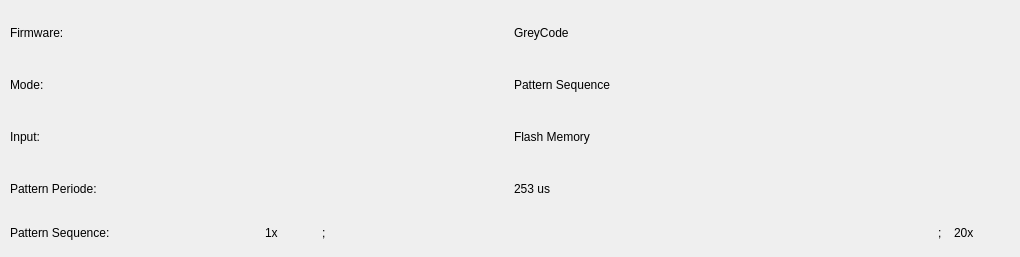
              <widget class="QWidget" name="tab_replicate">
               <attribute name="title">
                <string>Replecate Paper</string>
               </attribute>
               <widget class="QWidget" name="verticalLayoutWidget">
                <property name="geometry">
                 <rect>
                  <x>10</x>
                  <y>10</y>
                  <width>1001</width>
                  <height>238</height>
                 </rect>
                </property>
                <layout class="QVBoxLayout" name="verticalLayout_65">
                 <item>
                  <layout class="QHBoxLayout" name="horizontalLayout_72">
                   <item>
                    <widget class="QLabel" name="label_32">
                     <property name="text">
                      <string>Firmware: </string>
                     </property>
                    </widget>
                   </item>
                   <item>
                    <widget class="QLabel" name="label_4">
                     <property name="text">
                      <string>GreyCode</string>
                     </property>
                    </widget>
                   </item>
                  </layout>
                 </item>
                 <item>
                  <layout class="QHBoxLayout" name="horizontalLayout_73">
                   <item>
                    <widget class="QLabel" name="label_33">
                     <property name="text">
                      <string>Mode: </string>
                     </property>
                    </widget>
                   </item>
                   <item>
                    <widget class="QLabel" name="label_34">
                     <property name="text">
                      <string>Pattern Sequence</string>
                     </property>
                    </widget>
                   </item>
                  </layout>
                 </item>
                 <item>
                  <layout class="QHBoxLayout" name="horizontalLayout_74">
                   <item>
                    <widget class="QLabel" name="label_35">
                     <property name="text">
                      <string>Input: </string>
                     </property>
                    </widget>
                   </item>
                   <item>
                    <widget class="QLabel" name="label_36">
                     <property name="text">
                      <string>Flash Memory</string>
                     </property>
                    </widget>
                   </item>
                  </layout>
                 </item>
                 <item>
                  <layout class="QHBoxLayout" name="horizontalLayout_75">
                   <item>
                    <widget class="QLabel" name="label_37">
                     <property name="text">
                      <string>Pattern Periode: </string>
                     </property>
                    </widget>
                   </item>
                   <item>
                    <widget class="QLabel" name="label_38">
                     <property name="text">
                      <string>253 us</string>
                     </property>
                    </widget>
                   </item>
                  </layout>
                 </item>
                 <item>
                  <layout class="QHBoxLayout" name="horizontalLayout_71">
                   <item>
                    <widget class="QLabel" name="label_5">
                     <property name="sizePolicy">
                      <sizepolicy hsizetype="Minimum" vsizetype="Minimum">
                       <horstretch>0</horstretch>
                       <verstretch>0</verstretch>
                      </sizepolicy>
                     </property>
                     <property name="text">
                      <string>Pattern Sequence: </string>
                     </property>
                    </widget>
                   </item>
                   <item>
                    <widget class="QLabel" name="label_6">
                     <property name="sizePolicy">
                      <sizepolicy hsizetype="Minimum" vsizetype="Minimum">
                       <horstretch>0</horstretch>
                       <verstretch>0</verstretch>
                      </sizepolicy>
                     </property>
                     <property name="maximumSize">
                      <size>
                       <width>21</width>
                       <height>16777215</height>
                      </size>
                     </property>
                     <property name="text">
                      <string>1x</string>
                     </property>
                    </widget>
                   </item>
                   <item>
                    <widget class="QLabel" name="label_2">
                     <property name="enabled">
                      <bool>true</bool>
                     </property>
                     <property name="minimumSize">
                      <size>
                       <width>24</width>
                       <height>30</height>
                      </size>
                     </property>
                     <property name="maximumSize">
                      <size>
                       <width>24</width>
                       <height>30</height>
                      </size>
                     </property>
                     <property name="text">
                      <string notr="true"/>
                     </property>
                     <property name="pixmap">
                      <pixmap>images/BW/00_G0.bmp</pixmap>
                     </property>
                     <property name="scaledContents">
                      <bool>true</bool>
                     </property>
                    </widget>
                   </item>
                   <item>
                    <widget class="QLabel" name="label_8">
                     <property name="sizePolicy">
                      <sizepolicy hsizetype="Minimum" vsizetype="Minimum">
                       <horstretch>0</horstretch>
                       <verstretch>0</verstretch>
                      </sizepolicy>
                     </property>
                     <property name="maximumSize">
                      <size>
                       <width>10</width>
                       <height>16777215</height>
                      </size>
                     </property>
                     <property name="text">
                      <string>;</string>
                     </property>
                    </widget>
                   </item>
                   <item>
                    <widget class="QLabel" name="label_10">
                     <property name="enabled">
                      <bool>true</bool>
                     </property>
                     <property name="minimumSize">
                      <size>
                       <width>24</width>
                       <height>30</height>
                      </size>
                     </property>
                     <property name="maximumSize">
                      <size>
                       <width>24</width>
                       <height>30</height>
                      </size>
                     </property>
                     <property name="text">
                      <string notr="true"/>
                     </property>
                     <property name="pixmap">
                      <pixmap>images/BW/05_G5.bmp</pixmap>
                     </property>
                     <property name="scaledContents">
                      <bool>true</bool>
                     </property>
                    </widget>
                   </item>
                   <item>
                    <widget class="QLabel" name="label_11">
                     <property name="enabled">
                      <bool>true</bool>
                     </property>
                     <property name="minimumSize">
                      <size>
                       <width>24</width>
                       <height>30</height>
                      </size>
                     </property>
                     <property name="maximumSize">
                      <size>
                       <width>24</width>
                       <height>30</height>
                      </size>
                     </property>
                     <property name="text">
                      <string notr="true"/>
                     </property>
                     <property name="pixmap">
                      <pixmap>images/BW/05_G5.bmp</pixmap>
                     </property>
                     <property name="scaledContents">
                      <bool>true</bool>
                     </property>
                    </widget>
                   </item>
                   <item>
                    <widget class="QLabel" name="label_12">
                     <property name="enabled">
                      <bool>true</bool>
                     </property>
                     <property name="minimumSize">
                      <size>
                       <width>24</width>
                       <height>30</height>
                      </size>
                     </property>
                     <property name="maximumSize">
                      <size>
                       <width>24</width>
                       <height>30</height>
                      </size>
                     </property>
                     <property name="text">
                      <string notr="true"/>
                     </property>
                     <property name="pixmap">
                      <pixmap>images/BW/05_G5.bmp</pixmap>
                     </property>
                     <property name="scaledContents">
                      <bool>true</bool>
                     </property>
                    </widget>
                   </item>
                   <item>
                    <widget class="QLabel" name="label_13">
                     <property name="enabled">
                      <bool>true</bool>
                     </property>
                     <property name="minimumSize">
                      <size>
                       <width>24</width>
                       <height>30</height>
                      </size>
                     </property>
                     <property name="maximumSize">
                      <size>
                       <width>24</width>
                       <height>30</height>
                      </size>
                     </property>
                     <property name="text">
                      <string notr="true"/>
                     </property>
                     <property name="pixmap">
                      <pixmap>images/BW/05_G5.bmp</pixmap>
                     </property>
                     <property name="scaledContents">
                      <bool>true</bool>
                     </property>
                    </widget>
                   </item>
                   <item>
                    <widget class="QLabel" name="label_16">
                     <property name="enabled">
                      <bool>true</bool>
                     </property>
                     <property name="minimumSize">
                      <size>
                       <width>24</width>
                       <height>30</height>
                      </size>
                     </property>
                     <property name="maximumSize">
                      <size>
                       <width>24</width>
                       <height>30</height>
                      </size>
                     </property>
                     <property name="text">
                      <string notr="true"/>
                     </property>
                     <property name="pixmap">
                      <pixmap>images/BW/05_G5.bmp</pixmap>
                     </property>
                     <property name="scaledContents">
                      <bool>true</bool>
                     </property>
                    </widget>
                   </item>
                   <item>
                    <widget class="QLabel" name="label_15">
                     <property name="enabled">
                      <bool>true</bool>
                     </property>
                     <property name="minimumSize">
                      <size>
                       <width>24</width>
                       <height>30</height>
                      </size>
                     </property>
                     <property name="maximumSize">
                      <size>
                       <width>24</width>
                       <height>30</height>
                      </size>
                     </property>
                     <property name="text">
                      <string notr="true"/>
                     </property>
                     <property name="pixmap">
                      <pixmap>images/BW/05_G5.bmp</pixmap>
                     </property>
                     <property name="scaledContents">
                      <bool>true</bool>
                     </property>
                    </widget>
                   </item>
                   <item>
                    <widget class="QLabel" name="label_14">
                     <property name="enabled">
                      <bool>true</bool>
                     </property>
                     <property name="minimumSize">
                      <size>
                       <width>24</width>
                       <height>30</height>
                      </size>
                     </property>
                     <property name="maximumSize">
                      <size>
                       <width>24</width>
                       <height>30</height>
                      </size>
                     </property>
                     <property name="text">
                      <string notr="true"/>
                     </property>
                     <property name="pixmap">
                      <pixmap>images/BW/05_G5.bmp</pixmap>
                     </property>
                     <property name="scaledContents">
                      <bool>true</bool>
                     </property>
                    </widget>
                   </item>
                   <item>
                    <widget class="QLabel" name="label_17">
                     <property name="enabled">
                      <bool>true</bool>
                     </property>
                     <property name="minimumSize">
                      <size>
                       <width>24</width>
                       <height>30</height>
                      </size>
                     </property>
                     <property name="maximumSize">
                      <size>
                       <width>24</width>
                       <height>30</height>
                      </size>
                     </property>
                     <property name="text">
                      <string notr="true"/>
                     </property>
                     <property name="pixmap">
                      <pixmap>images/BW/05_G5.bmp</pixmap>
                     </property>
                     <property name="scaledContents">
                      <bool>true</bool>
                     </property>
                    </widget>
                   </item>
                   <item>
                    <widget class="QLabel" name="label_22">
                     <property name="enabled">
                      <bool>true</bool>
                     </property>
                     <property name="minimumSize">
                      <size>
                       <width>24</width>
                       <height>30</height>
                      </size>
                     </property>
                     <property name="maximumSize">
                      <size>
                       <width>24</width>
                       <height>30</height>
                      </size>
                     </property>
                     <property name="text">
                      <string notr="true"/>
                     </property>
                     <property name="pixmap">
                      <pixmap>images/BW/05_G5.bmp</pixmap>
                     </property>
                     <property name="scaledContents">
                      <bool>true</bool>
                     </property>
                    </widget>
                   </item>
                   <item>
                    <widget class="QLabel" name="label_28">
                     <property name="enabled">
                      <bool>true</bool>
                     </property>
                     <property name="minimumSize">
                      <size>
                       <width>24</width>
                       <height>30</height>
                      </size>
                     </property>
                     <property name="maximumSize">
                      <size>
                       <width>24</width>
                       <height>30</height>
                      </size>
                     </property>
                     <property name="text">
                      <string notr="true"/>
                     </property>
                     <property name="pixmap">
                      <pixmap>images/BW/05_G5.bmp</pixmap>
                     </property>
                     <property name="scaledContents">
                      <bool>true</bool>
                     </property>
                    </widget>
                   </item>
                   <item>
                    <widget class="QLabel" name="label_23">
                     <property name="enabled">
                      <bool>true</bool>
                     </property>
                     <property name="minimumSize">
                      <size>
                       <width>24</width>
                       <height>30</height>
                      </size>
                     </property>
                     <property name="maximumSize">
                      <size>
                       <width>24</width>
                       <height>30</height>
                      </size>
                     </property>
                     <property name="text">
                      <string notr="true"/>
                     </property>
                     <property name="pixmap">
                      <pixmap>images/BW/05_G5.bmp</pixmap>
                     </property>
                     <property name="scaledContents">
                      <bool>true</bool>
                     </property>
                    </widget>
                   </item>
                   <item>
                    <widget class="QLabel" name="label_25">
                     <property name="enabled">
                      <bool>true</bool>
                     </property>
                     <property name="minimumSize">
                      <size>
                       <width>24</width>
                       <height>30</height>
                      </size>
                     </property>
                     <property name="maximumSize">
                      <size>
                       <width>24</width>
                       <height>30</height>
                      </size>
                     </property>
                     <property name="text">
                      <string notr="true"/>
                     </property>
                     <property name="pixmap">
                      <pixmap>images/BW/05_G5.bmp</pixmap>
                     </property>
                     <property name="scaledContents">
                      <bool>true</bool>
                     </property>
                    </widget>
                   </item>
                   <item>
                    <widget class="QLabel" name="label_27">
                     <property name="enabled">
                      <bool>true</bool>
                     </property>
                     <property name="minimumSize">
                      <size>
                       <width>24</width>
                       <height>30</height>
                      </size>
                     </property>
                     <property name="maximumSize">
                      <size>
                       <width>24</width>
                       <height>30</height>
                      </size>
                     </property>
                     <property name="text">
                      <string notr="true"/>
                     </property>
                     <property name="pixmap">
                      <pixmap>images/BW/05_G5.bmp</pixmap>
                     </property>
                     <property name="scaledContents">
                      <bool>true</bool>
                     </property>
                    </widget>
                   </item>
                   <item>
                    <widget class="QLabel" name="label_24">
                     <property name="enabled">
                      <bool>true</bool>
                     </property>
                     <property name="minimumSize">
                      <size>
                       <width>24</width>
                       <height>30</height>
                      </size>
                     </property>
                     <property name="maximumSize">
                      <size>
                       <width>24</width>
                       <height>30</height>
                      </size>
                     </property>
                     <property name="text">
                      <string notr="true"/>
                     </property>
                     <property name="pixmap">
                      <pixmap>images/BW/05_G5.bmp</pixmap>
                     </property>
                     <property name="scaledContents">
                      <bool>true</bool>
                     </property>
                    </widget>
                   </item>
                   <item>
                    <widget class="QLabel" name="label_26">
                     <property name="enabled">
                      <bool>true</bool>
                     </property>
                     <property name="minimumSize">
                      <size>
                       <width>24</width>
                       <height>30</height>
                      </size>
                     </property>
                     <property name="maximumSize">
                      <size>
                       <width>24</width>
                       <height>30</height>
                      </size>
                     </property>
                     <property name="text">
                      <string notr="true"/>
                     </property>
                     <property name="pixmap">
                      <pixmap>images/BW/05_G5.bmp</pixmap>
                     </property>
                     <property name="scaledContents">
                      <bool>true</bool>
                     </property>
                    </widget>
                   </item>
                   <item>
                    <widget class="QLabel" name="label_29">
                     <property name="enabled">
                      <bool>true</bool>
                     </property>
                     <property name="minimumSize">
                      <size>
                       <width>24</width>
                       <height>30</height>
                      </size>
                     </property>
                     <property name="maximumSize">
                      <size>
                       <width>24</width>
                       <height>30</height>
                      </size>
                     </property>
                     <property name="text">
                      <string notr="true"/>
                     </property>
                     <property name="pixmap">
                      <pixmap>images/BW/05_G5.bmp</pixmap>
                     </property>
                     <property name="scaledContents">
                      <bool>true</bool>
                     </property>
                    </widget>
                   </item>
                   <item>
                    <widget class="QLabel" name="label_20">
                     <property name="enabled">
                      <bool>true</bool>
                     </property>
                     <property name="minimumSize">
                      <size>
                       <width>24</width>
                       <height>30</height>
                      </size>
                     </property>
                     <property name="maximumSize">
                      <size>
                       <width>24</width>
                       <height>30</height>
                      </size>
                     </property>
                     <property name="text">
                      <string notr="true"/>
                     </property>
                     <property name="pixmap">
                      <pixmap>images/BW/05_G5.bmp</pixmap>
                     </property>
                     <property name="scaledContents">
                      <bool>true</bool>
                     </property>
                    </widget>
                   </item>
                   <item>
                    <widget class="QLabel" name="label_19">
                     <property name="enabled">
                      <bool>true</bool>
                     </property>
                     <property name="minimumSize">
                      <size>
                       <width>24</width>
                       <height>30</height>
                      </size>
                     </property>
                     <property name="maximumSize">
                      <size>
                       <width>24</width>
                       <height>30</height>
                      </size>
                     </property>
                     <property name="text">
                      <string notr="true"/>
                     </property>
                     <property name="pixmap">
                      <pixmap>images/BW/05_G5.bmp</pixmap>
                     </property>
                     <property name="scaledContents">
                      <bool>true</bool>
                     </property>
                    </widget>
                   </item>
                   <item>
                    <widget class="QLabel" name="label_18">
                     <property name="enabled">
                      <bool>true</bool>
                     </property>
                     <property name="minimumSize">
                      <size>
                       <width>24</width>
                       <height>30</height>
                      </size>
                     </property>
                     <property name="maximumSize">
                      <size>
                       <width>24</width>
                       <height>30</height>
                      </size>
                     </property>
                     <property name="text">
                      <string notr="true"/>
                     </property>
                     <property name="pixmap">
                      <pixmap>images/BW/05_G5.bmp</pixmap>
                     </property>
                     <property name="scaledContents">
                      <bool>true</bool>
                     </property>
                    </widget>
                   </item>
                   <item>
                    <widget class="QLabel" name="label_21">
                     <property name="enabled">
                      <bool>true</bool>
                     </property>
                     <property name="minimumSize">
                      <size>
                       <width>24</width>
                       <height>30</height>
                      </size>
                     </property>
                     <property name="maximumSize">
                      <size>
                       <width>24</width>
                       <height>30</height>
                      </size>
                     </property>
                     <property name="text">
                      <string notr="true"/>
                     </property>
                     <property name="pixmap">
                      <pixmap>images/BW/05_G5.bmp</pixmap>
                     </property>
                     <property name="scaledContents">
                      <bool>true</bool>
                     </property>
                    </widget>
                   </item>
                   <item>
                    <widget class="QLabel" name="label_9">
                     <property name="sizePolicy">
                      <sizepolicy hsizetype="Minimum" vsizetype="Minimum">
                       <horstretch>0</horstretch>
                       <verstretch>0</verstretch>
                      </sizepolicy>
                     </property>
                     <property name="maximumSize">
                      <size>
                       <width>10</width>
                       <height>16777215</height>
                      </size>
                     </property>
                     <property name="text">
                      <string>;</string>
                     </property>
                    </widget>
                   </item>
                   <item>
                    <widget class="QLabel" name="label_7">
                     <property name="sizePolicy">
                      <sizepolicy hsizetype="Minimum" vsizetype="Minimum">
                       <horstretch>0</horstretch>
                       <verstretch>0</verstretch>
                      </sizepolicy>
                     </property>
                     <property name="maximumSize">
                      <size>
                       <width>27</width>
                       <height>16777215</height>
                      </size>
                     </property>
                     <property name="text">
                      <string>20x</string>
                     </property>
                    </widget>
                   </item>
                   <item>
                    <widget class="QLabel" name="label_30">
                     <property name="enabled">
                      <bool>true</bool>
                     </property>
                     <property name="minimumSize">
                      <size>
                       <width>24</width>
                       <height>30</height>
                      </size>
                     </property>
                     <property name="maximumSize">
                      <size>
                       <width>24</width>
                       <height>30</height>
                      </size>
                     </property>
                     <property name="text">
                      <string notr="true"/>
                     </property>
                     <property name="pixmap">
                      <pixmap>images/BW/21_B5.bmp</pixmap>
                     </property>
                     <property name="scaledContents">
                      <bool>true</bool>
                     </property>
                    </widget>
                   </item>
                  </layout>
                 </item>
                </layout>
               </widget>
              </widget>
